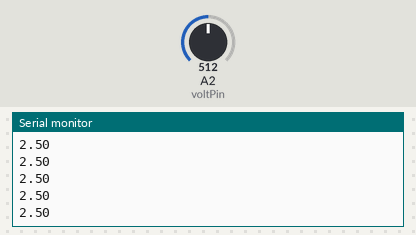
Bench run of a sketch on a simulated Arduino Uno, built with avr-gcc and run on an emulated ATmega328P. On the bench: the last lines printed to the serial monitor. The test bench sets the inputs (shaded band); at power-on: A2 (voltPin) = 512.

Above: at 1.2 s.
1.3 s: A2 (voltPin) set to 716
At 1.31 s:
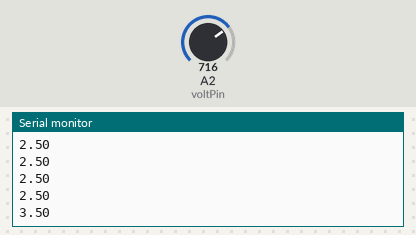
2.8 s: A2 (voltPin) set to 900
At 2.82 s:
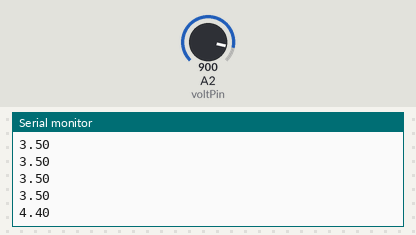
Timing chart, 0 to 5.8 s (numbered marks = the images above; inputs shaded):
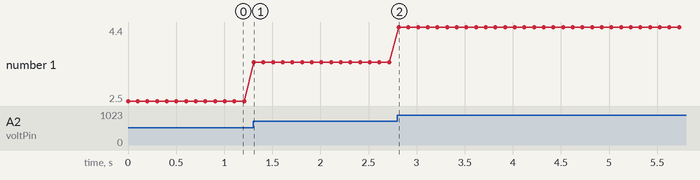

Measured:
- after the input at 1.3 s, the serial monitor: prints a new line at once (image 1)
- after the input at 2.8 s, the serial monitor: prints a new line at once (image 2)
- plotted number 1: 2.5 → 3.5 after the input at 1.3 s, 3.5 → 4.4 after the input at 2.8 s

The sketch:

potentiometer_read.ino
```cpp
int voltPin=A2, readVal, dly=100;
float v2;


void setup() {
  // put your setup code here, to run once:
Serial.begin(9600);
}

void loop() {
  // put your main code here, to run repeatedly:
  readVal=analogRead(voltPin);
  v2=(5./1023.) *readVal;
  Serial.println(v2);
  delay(dly);

}
```
